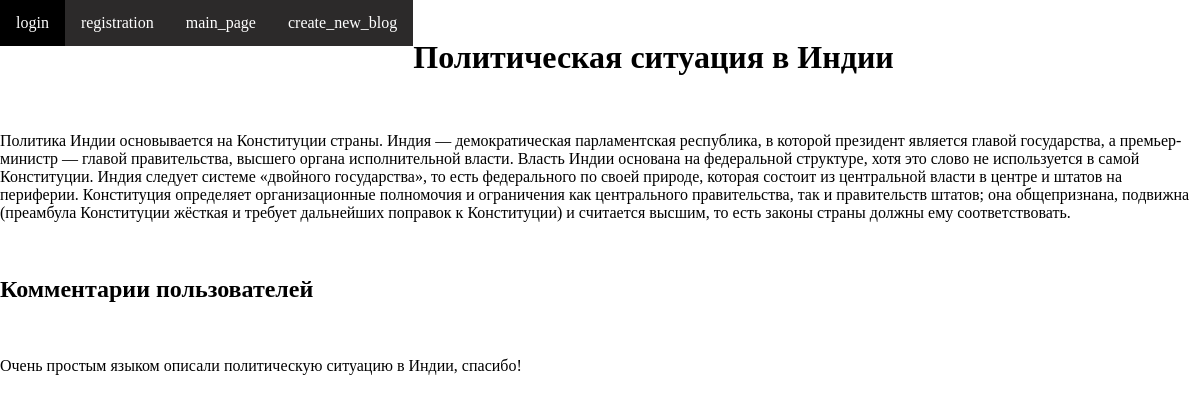
The app's page /details1/ with its own data.
### myappArticles/models.py (models this page shows, shortened)
class Topic(models.Model):
    title = models.CharField(max_length = 255)
    description = models.TextField()
    userModels = models.ManyToManyField(UserModel)
    Articles = models.ManyToManyField(Article)
    class Meta:
        verbose_name = 'Тема'
        verbose_name_plural = 'Темы'

class Comment(models.Model):
    created_at = models.DateTimeField(auto_now_add = True)
    message = models.TextField()
    article = models.ForeignKey('Topic', on_delete = models.CASCADE, related_name = 'comment')
    autor = models.ForeignKey(UserModel, on_delete = models.CASCADE, related_name = 'comment')
    class Meta:
        verbose_name = 'Комментарий'
        verbose_name_plural = 'Комментарии'

### myappAccount/views.py (the view)
# urls.py: path('details<int:topic_id>/', details, name='details'),
def details(request, topic_id):
    dets = Topic.objects.get(id = topic_id)
    comments = Comment.objects.filter(article=topic_id)
    context = {
        'dets':dets,
        'menu': menu,
        'comments':comments
    }
    return render(request, 'myappAccount/details.html', context=context)

### myappAccount/templates/myappAccount/details.html (shortened to what this page needs)
{%extends 'myappAccount/base.html'%}
{%block content%}
<br><h1>{{dets.title}}</h1></br>
<p>{{dets.description}}</p>
{%if comments%}
    <br><h2>Комментарии пользователей</h2></br>
    {%for comment in comments%}
        <p>{{comment.message}}</p>
    {%endfor%}
{%endif%}
{%endblock%}

### myappAccount/static/myappAccount/css/style.css (style rules this page uses)
html, body { margin:0; padding:0; }

### records on screen
Topic: title "Политическая ситуация в Индии", description "Политика Индии основывается на Конституции страны. Индия — демократическая парламентская республика, в которой президент является главой государства, а премьер-министр — главой правительства, высшего органа исполнительной власти. Власть Индии основана на федеральной структуре, хотя это слово не используется в самой Конституции. Индия следует системе «двойного государства», то есть федерального по своей природе, которая состоит из центральной власти в центре и штатов на периферии. Конституция определяет организационные полномочия и ограничения как центрального правительства, так и правительств штатов; она общепризнана, подвижна (преамбула Конституции жёсткая и требует дальнейших поправок к…"
Comment: message "Очень простым языком описали политическую ситуацию в Индии, спасибо!"

### other values on screen
{{ elem.title }} "login" "registration" "main_page" "create_new_blog"
